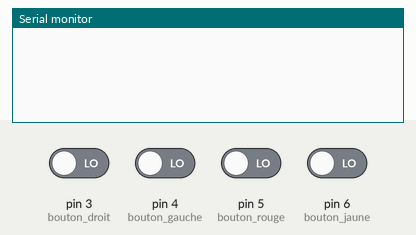
This sketch was run on a simulated Arduino Uno, built with avr-gcc and run on an emulated ATmega328P. Shown: the last lines printed to the serial monitor. The test bench sets the inputs (shaded band); at power-on: pin 3 (bouton_droit), pin 4 (bouton_gauche), pin 5 (bouton_rouge), pin 6 (bouton_jaune) LOW.

Above: at 1.2 s.
1.3 s: pin 3 (bouton_droit) driven HIGH
At 2.3 s:
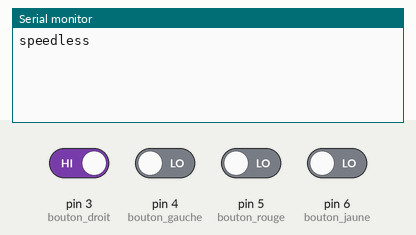
2.8 s: pin 3 (bouton_droit) driven LOW and pin 4 (bouton_gauche) driven HIGH
At 4.0 s:
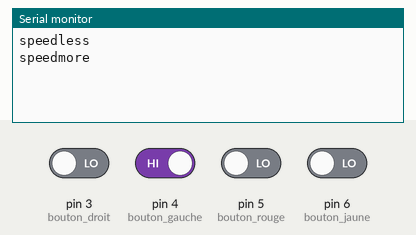
4.3 s: pin 4 (bouton_gauche) driven LOW and pin 5 (bouton_rouge) driven HIGH
At 5.7 s:
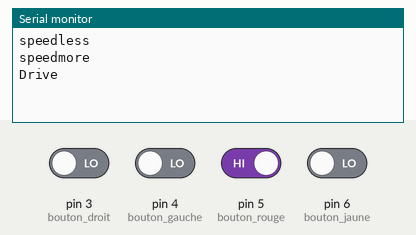

The sketch:

panel_farming.ino
```cpp
void setup() {
  pinMode(5, INPUT); //bouton rouge // DRIVE
  pinMode(6, INPUT); //bouton jaune // RETURN
  pinMode(4, INPUT); //bouton gauche // speed+
  pinMode(3, INPUT); //bouton droit // speed-
  Serial.begin(9600);
}
void loop() {
  if(digitalRead(5) == true){ // DRIVE
    Serial.println("Drive");
    while(digitalRead(5) == true){
      delay(100);
      }
  }
  if(digitalRead(6) == true){ // RETURN
    Serial.println("Return");
    while(digitalRead(6) == true){
      delay(100);
      }
  }
  if(digitalRead(4) == true){ // speed+
    Serial.println("speedmore");
    while(digitalRead(4) == true){
      delay(100);
      }
  }
  if(digitalRead(3) == true){ // speed-
    Serial.println("speedless");
    while(digitalRead(3) == true){
      delay(100);
      }
  }
  if(Serial.available() > 0){ // pour tester la comunication
    delay(100);
    if(Serial.available() >= 4){
      if(Serial.read() == 112){ // verifie que "ping" est reçut (pas prope mais fonctionelle)
        if(Serial.read() == 105){
          if(Serial.read() == 110){
            if(Serial.read() == 103){
              Serial.println("pong"); // renvoie "pong"
            }
          }
        }
      }
    }
  }
  delay(15);
}
```

Measured:
- after the input at 1.3 s, the serial monitor: prints a new line at once (image 1)
- after the input at 2.8 s, the serial monitor: prints a new line at once (image 2)
- after the input at 4.3 s, the serial monitor: prints a new line at once (image 3)
